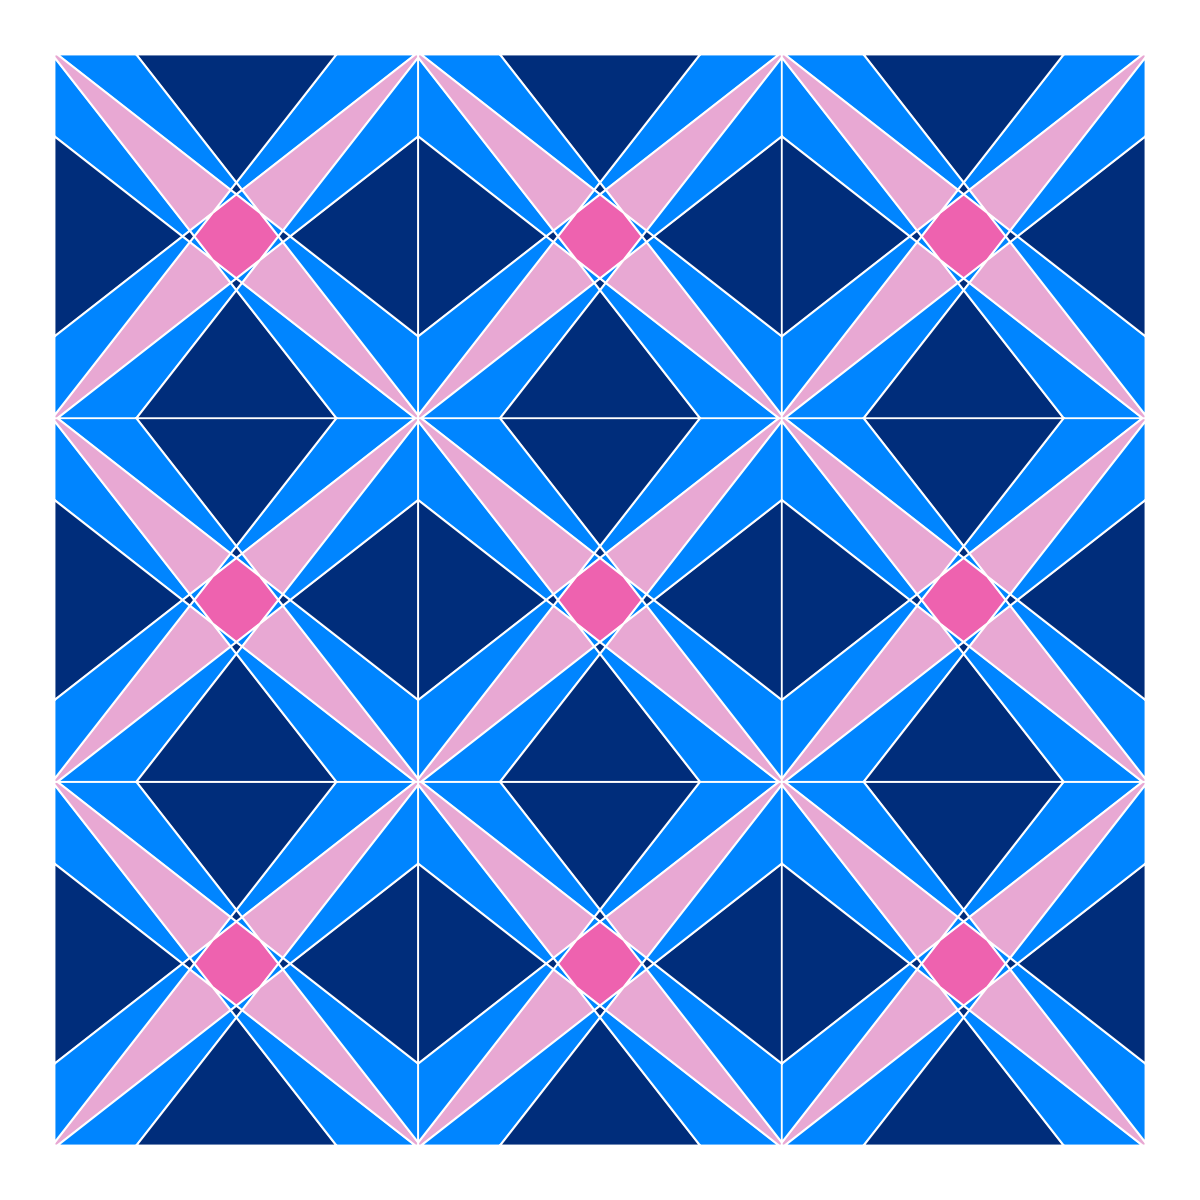

Source code (R):
library(Kaashi)
library(ggplot2)

tile <- motif(theta = 52, delta = 0.55, polyLine = F)

vector = rbind(
  c(2,0),
  c(0,2))
tiles <- tiling(tile, n = 3, type = "periodic", vector = vector) 


tilePlotter(tiles, tileColor = c("#002D7B","#0085FF","#EE62AF", "#0085FF",  "#E8A8D3","#002D7B"),
            borderSize = 0.1)


script_dir <- dirname(rstudioapi::getActiveDocumentContext()$path)

ggsave(file.path(script_dir, "featured.png"), width = 4, height = 4)



